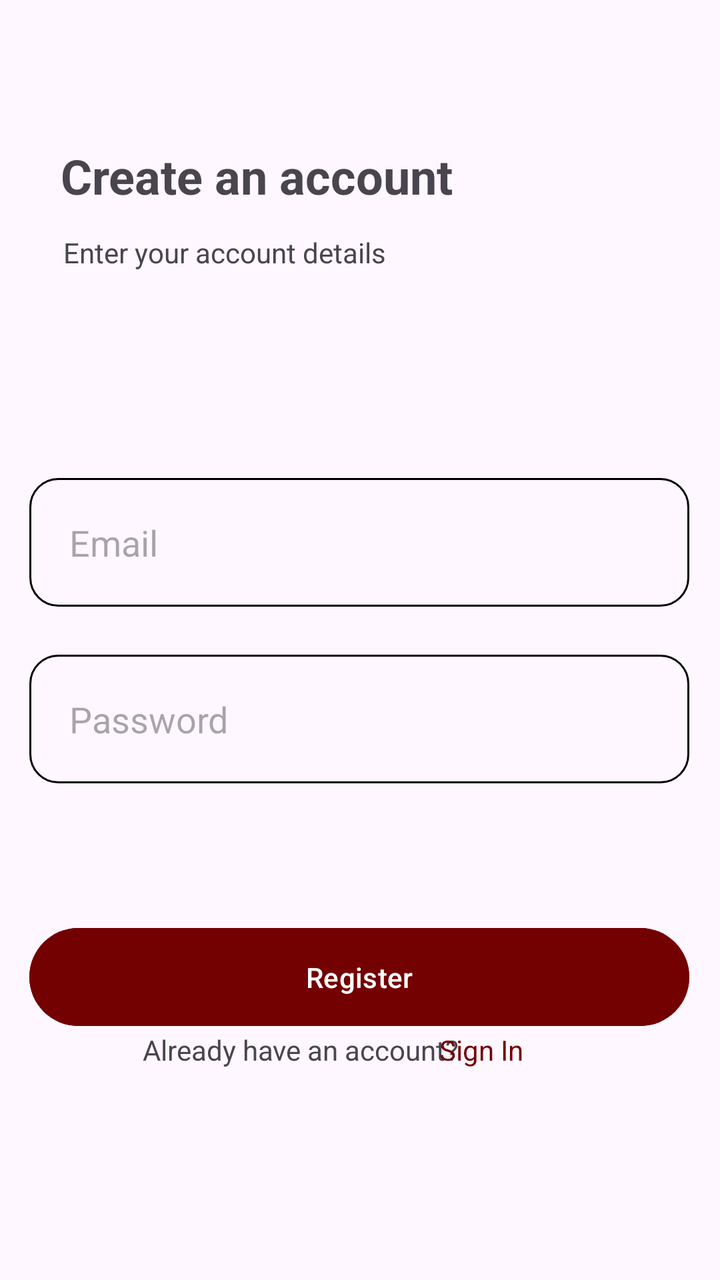
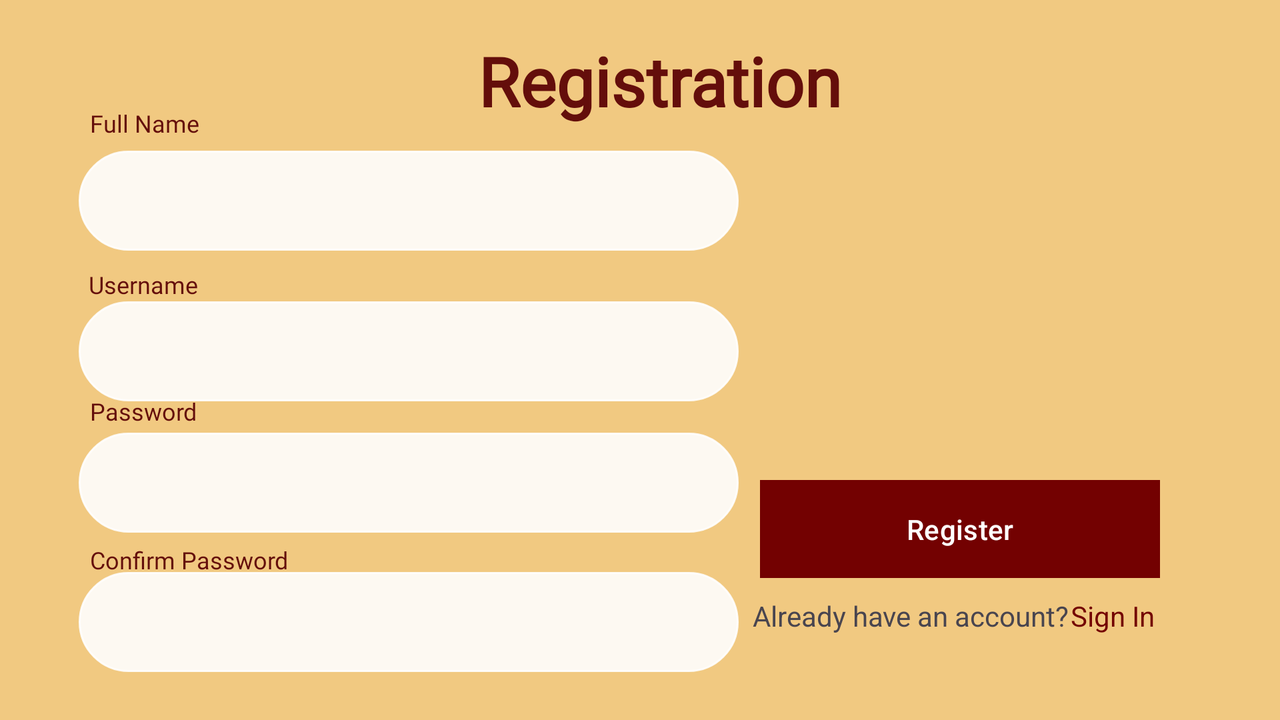

An Android layout and its configuration variant, each rendered on a device that would load it. The default file and the variant file are quoted in full after the pictures.
<!-- AndroidManifest.xml: application theme Theme.TeknoLost -->
<!-- res/layout/activity_register.xml -->
<?xml version="1.0" encoding="utf-8"?>
<androidx.constraintlayout.widget.ConstraintLayout xmlns:android="http://schemas.android.com/apk/res/android"
    xmlns:app="http://schemas.android.com/apk/res-auto"
    xmlns:tools="http://schemas.android.com/tools"
    android:layout_width="match_parent"
    android:layout_height="match_parent"
    tools:context=".Register">

    <TextView
        android:id="@+id/textView"
        android:layout_width="wrap_content"
        android:layout_height="wrap_content"
        android:text="Create an account"
        android:textSize="24sp"
        android:textStyle="bold"
        app:layout_constraintBottom_toBottomOf="parent"
        app:layout_constraintEnd_toEndOf="parent"
        app:layout_constraintHorizontal_bias="0.186"
        app:layout_constraintStart_toStartOf="parent"
        app:layout_constraintTop_toTopOf="parent"
        app:layout_constraintVertical_bias="0.118" />

    <EditText
        android:id="@+id/username"
        android:layout_width="330dp"
        android:layout_height="wrap_content"
        android:layout_marginTop="60dp"
        android:background="@drawable/round_corner"
        android:ems="10"
        android:hint="Email"
        android:inputType="text"
        android:padding="20dp"
        app:layout_constraintBottom_toBottomOf="parent"
        app:layout_constraintEnd_toEndOf="parent"
        app:layout_constraintHorizontal_bias="0.493"
        app:layout_constraintStart_toStartOf="parent"
        app:layout_constraintTop_toBottomOf="@+id/textView"
        app:layout_constraintVertical_bias="0.182" />

    <EditText
        android:id="@+id/password"
        android:layout_width="330dp"
        android:layout_height="wrap_content"
        android:layout_marginTop="21dp"
        android:background="@drawable/round_corner"
        android:ems="10"
        android:hint="Password"
        android:inputType="textPassword"
        android:padding="20dp"
        app:layout_constraintBottom_toBottomOf="parent"
        app:layout_constraintEnd_toEndOf="parent"
        app:layout_constraintHorizontal_bias="0.493"
        app:layout_constraintStart_toStartOf="parent"
        app:layout_constraintTop_toBottomOf="@+id/username"
        app:layout_constraintVertical_bias="0.012" />

    <Button
        android:id="@+id/btnReg"
        android:layout_width="330dp"
        android:layout_height="wrap_content"
        android:backgroundTint="#730101"
        android:padding="15dp"
        android:text="Register"
        app:layout_constraintBottom_toBottomOf="parent"
        app:layout_constraintEnd_toEndOf="parent"
        app:layout_constraintHorizontal_bias="0.493"
        app:layout_constraintStart_toStartOf="parent"
        app:layout_constraintTop_toBottomOf="@+id/password"
        app:layout_constraintVertical_bias="0.357" />

    <TextView
        android:id="@+id/textView3"
        android:layout_width="wrap_content"
        android:layout_height="wrap_content"
        android:text="Already have an account?"
        app:layout_constraintBottom_toBottomOf="parent"
        app:layout_constraintEnd_toEndOf="parent"
        app:layout_constraintHorizontal_bias="0.353"
        app:layout_constraintStart_toStartOf="parent"
        app:layout_constraintTop_toTopOf="parent"
        app:layout_constraintVertical_bias="0.83" />

    <TextView
        android:id="@+id/btnRedirectLogin"
        android:layout_width="wrap_content"
        android:layout_height="wrap_content"
        android:text="Sign In"

        android:textColor="#730101"
        app:layout_constraintBottom_toBottomOf="parent"
        app:layout_constraintEnd_toEndOf="parent"
        app:layout_constraintHorizontal_bias="0.691"
        app:layout_constraintStart_toStartOf="parent"
        app:layout_constraintTop_toTopOf="parent"
        app:layout_constraintVertical_bias="0.83" />

    <TextView
        android:id="@+id/textView2"
        android:layout_width="wrap_content"
        android:layout_height="wrap_content"
        android:layout_marginTop="3dp"
        android:text="Enter your account details"
        app:layout_constraintBottom_toTopOf="@+id/username"
        app:layout_constraintEnd_toEndOf="parent"
        app:layout_constraintHorizontal_bias="0.16"
        app:layout_constraintStart_toStartOf="parent"
        app:layout_constraintTop_toBottomOf="@+id/textView"
        app:layout_constraintVertical_bias="0.086" />


</androidx.constraintlayout.widget.ConstraintLayout>
<!-- resources referenced by this layout -->
<resources>
  <!-- drawable round_corner (drawable) -->
  <?xml version="1.0" encoding="utf-8"?>
  <shape xmlns:android="http://schemas.android.com/apk/res/android" android:shape="rectangle">
      <corners android:radius="14dp"/>
      <stroke android:width="1dip" android:color="@color/black"/>
  </shape>
  <style name="Theme.TeknoLost" parent="Base.Theme.TeknoLost" />
  <color name="black">#FF000000</color>
  <style name="Base.Theme.TeknoLost" parent="Theme.Material3.DayNight.NoActionBar">
          
          
      </style>
</resources>
<!-- res/layout-land/activity_register.xml (the repository's variant of the layout above) -->
<!-- drawn on the phone turned sideways -->
<?xml version="1.0" encoding="utf-8"?>
<androidx.constraintlayout.widget.ConstraintLayout xmlns:android="http://schemas.android.com/apk/res/android"
    xmlns:app="http://schemas.android.com/apk/res-auto"
    xmlns:tools="http://schemas.android.com/tools"
    android:layout_width="match_parent"
    android:layout_height="match_parent"
    android:background="#F1C981"
    tools:context=".Register">

    <TextView
        android:id="@+id/textView"
        android:layout_width="wrap_content"
        android:layout_height="wrap_content"
        android:fontFamily="@font/kamerik"
        android:text="Registration"
        android:textColor="#640E0B"
        android:textSize="34sp"
        android:textStyle="bold"
        app:layout_constraintBottom_toBottomOf="parent"
        app:layout_constraintEnd_toEndOf="parent"
        app:layout_constraintHorizontal_bias="0.522"
        app:layout_constraintStart_toStartOf="parent"
        app:layout_constraintTop_toTopOf="parent"
        app:layout_constraintVertical_bias="0.056" />

    <EditText
        android:id="@+id/username"
        android:layout_width="330dp"
        android:layout_height="50dp"
        android:layout_marginTop="60dp"
        android:background="@drawable/round_corner2"
        android:backgroundTint="#E4FFFFFF"
        android:ems="10"
        android:inputType="text"
        android:padding="20dp"
        app:layout_constraintBottom_toBottomOf="parent"
        app:layout_constraintEnd_toEndOf="parent"
        app:layout_constraintHorizontal_bias="0.127"
        app:layout_constraintStart_toStartOf="parent"
        app:layout_constraintTop_toTopOf="parent"
        app:layout_constraintVertical_bias="0.362" />

    <EditText
        android:id="@+id/password"
        android:layout_width="330dp"
        android:layout_height="50dp"
        android:layout_marginTop="20dp"
        android:background="@drawable/round_corner2"
        android:backgroundTint="#E4FFFFFF"
        android:ems="10"
        android:inputType="textPassword"
        android:padding="20dp"
        app:layout_constraintBottom_toBottomOf="parent"
        app:layout_constraintEnd_toEndOf="parent"
        app:layout_constraintHorizontal_bias="0.127"
        app:layout_constraintStart_toStartOf="parent"
        app:layout_constraintTop_toTopOf="parent"
        app:layout_constraintVertical_bias="0.677" />

    <Button
        android:id="@+id/btnReg"
        android:layout_width="200dp"
        android:layout_height="wrap_content"
        android:backgroundTint="#730101"
        android:padding="15dp"
        android:text="Register"
        app:cornerRadius="0dp"
        app:layout_constraintBottom_toBottomOf="parent"
        app:layout_constraintEnd_toEndOf="parent"
        app:layout_constraintHorizontal_bias="0.864"
        app:layout_constraintStart_toStartOf="parent"
        app:layout_constraintTop_toTopOf="parent"
        app:layout_constraintVertical_bias="0.779" />

    <TextView
        android:id="@+id/btnRedirectLogin"
        android:layout_width="wrap_content"
        android:layout_height="wrap_content"
        android:text="Sign In"

        android:textColor="#730101"
        app:layout_constraintBottom_toBottomOf="parent"
        app:layout_constraintEnd_toEndOf="parent"
        app:layout_constraintHorizontal_bias="0.895"
        app:layout_constraintStart_toStartOf="parent"
        app:layout_constraintTop_toTopOf="parent"
        app:layout_constraintVertical_bias="0.875" />

    <TextView
        android:id="@+id/textView3"
        android:layout_width="wrap_content"
        android:layout_height="wrap_content"
        android:text="Already have an account?"
        app:layout_constraintBottom_toBottomOf="parent"
        app:layout_constraintEnd_toEndOf="parent"
        app:layout_constraintHorizontal_bias="0.781"
        app:layout_constraintStart_toStartOf="parent"
        app:layout_constraintTop_toTopOf="parent"
        app:layout_constraintVertical_bias="0.875" />

    <TextView
        android:id="@+id/txtFullName"
        android:layout_width="wrap_content"
        android:layout_height="wrap_content"
        android:layout_marginTop="3dp"
        android:fontFamily="@font/kamerik"
        android:text="Full Name"
        android:textColor="#640E0B"
        android:textSize="12sp"
        app:layout_constraintBottom_toBottomOf="parent"
        app:layout_constraintEnd_toEndOf="parent"
        app:layout_constraintHorizontal_bias="0.077"
        app:layout_constraintStart_toStartOf="parent"
        app:layout_constraintTop_toTopOf="parent"
        app:layout_constraintVertical_bias="0.148" />

    <TextView
        android:id="@+id/txtUsername"
        android:layout_width="wrap_content"
        android:layout_height="wrap_content"
        android:layout_marginTop="3dp"
        android:fontFamily="@font/kamerik"
        android:text="Username"
        android:textColor="#640E0B"
        android:textSize="12sp"
        app:layout_constraintBottom_toBottomOf="parent"
        app:layout_constraintEnd_toEndOf="parent"
        app:layout_constraintHorizontal_bias="0.076"
        app:layout_constraintStart_toStartOf="parent"
        app:layout_constraintTop_toBottomOf="@+id/textView"
        app:layout_constraintVertical_bias="0.245" />

    <TextView
        android:id="@+id/txtConfirmPass"
        android:layout_width="wrap_content"
        android:layout_height="wrap_content"
        android:layout_marginTop="3dp"
        android:fontFamily="@font/kamerik"
        android:text="Confirm Password"
        android:textColor="#640E0B"
        android:textSize="12sp"
        app:layout_constraintBottom_toBottomOf="parent"
        app:layout_constraintEnd_toEndOf="parent"
        app:layout_constraintHorizontal_bias="0.083"
        app:layout_constraintStart_toStartOf="parent"
        app:layout_constraintTop_toBottomOf="@+id/textView"
        app:layout_constraintVertical_bias="0.741" />

    <TextView
        android:id="@+id/txtPassword"
        android:layout_width="wrap_content"
        android:layout_height="wrap_content"
        android:layout_marginTop="3dp"
        android:fontFamily="@font/kamerik"
        android:text="Password"
        android:textColor="#640E0B"
        android:textSize="12sp"
        app:layout_constraintBottom_toBottomOf="parent"
        app:layout_constraintEnd_toEndOf="parent"
        app:layout_constraintHorizontal_bias="0.077"
        app:layout_constraintStart_toStartOf="parent"
        app:layout_constraintTop_toTopOf="parent"
        app:layout_constraintVertical_bias="0.57" />

    <EditText
        android:id="@+id/fullname"
        android:layout_width="330dp"
        android:layout_height="50dp"
        android:background="@drawable/round_corner2"
        android:backgroundTint="#E4FFFFFF"
        android:ems="10"
        android:inputType="text"
        android:padding="20dp"
        app:layout_constraintBottom_toBottomOf="parent"
        app:layout_constraintEnd_toEndOf="parent"
        app:layout_constraintHorizontal_bias="0.127"
        app:layout_constraintStart_toStartOf="parent"
        app:layout_constraintTop_toTopOf="parent"
        app:layout_constraintVertical_bias="0.243" />

    <EditText
        android:id="@+id/confirmpass"
        android:layout_width="330dp"
        android:layout_height="50dp"
        android:layout_marginTop="20dp"
        android:background="@drawable/round_corner2"
        android:backgroundTint="#E4FFFFFF"
        android:ems="10"
        android:inputType="textPassword"
        android:padding="20dp"
        app:layout_constraintBottom_toBottomOf="parent"
        app:layout_constraintEnd_toEndOf="parent"
        app:layout_constraintHorizontal_bias="0.0"
        app:layout_constraintStart_toStartOf="@+id/password"
        app:layout_constraintTop_toTopOf="parent"
        app:layout_constraintVertical_bias="0.917" />


</androidx.constraintlayout.widget.ConstraintLayout>
<!-- resources referenced by the variant -->
<!-- as the phone turned sideways resolves them -->
<resources>
  <!-- drawable round_corner2 (drawable) -->
  <?xml version="1.0" encoding="utf-8"?>
  <shape xmlns:android="http://schemas.android.com/apk/res/android" android:shape="rectangle">
      <corners android:radius="50dp"/>
      <stroke android:width="1dip" android:color="@color/black"/>
  </shape>
  <style name="Theme.TeknoLost" parent="Base.Theme.TeknoLost" />
  <color name="black">#FF000000</color>
  <style name="Base.Theme.TeknoLost" parent="Theme.Material3.DayNight.NoActionBar">
          
          
      </style>
</resources>
